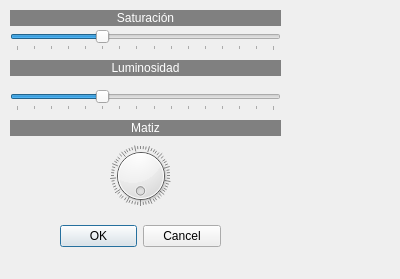
<?xml version="1.0" encoding="UTF-8"?>
<ui version="4.0">
 <class>dmat_sat_lum</class>
 <widget class="QDialog" name="dmat_sat_lum">
  <property name="geometry">
   <rect>
    <x>0</x>
    <y>0</y>
    <width>400</width>
    <height>279</height>
   </rect>
  </property>
  <property name="windowTitle">
   <string>Ajuste de matiz/saturación/luminosidad</string>
  </property>
  <widget class="QDialogButtonBox" name="buttonBox">
   <property name="geometry">
    <rect>
     <x>60</x>
     <y>220</y>
     <width>161</width>
     <height>32</height>
    </rect>
   </property>
   <property name="orientation">
    <enum>Qt::Horizontal</enum>
   </property>
   <property name="standardButtons">
    <set>QDialogButtonBox::Cancel|QDialogButtonBox::Ok</set>
   </property>
  </widget>
  <widget class="QLabel" name="label_2">
   <property name="geometry">
    <rect>
     <x>10</x>
     <y>60</y>
     <width>271</width>
     <height>16</height>
    </rect>
   </property>
   <property name="styleSheet">
    <string notr="true">background-color: rgb(128, 128, 128);
color: rgb(255, 255, 255);</string>
   </property>
   <property name="text">
    <string>Luminosidad</string>
   </property>
   <property name="alignment">
    <set>Qt::AlignCenter</set>
   </property>
  </widget>
  <widget class="QSlider" name="horizontalSlider">
   <property name="geometry">
    <rect>
     <x>10</x>
     <y>30</y>
     <width>271</width>
     <height>21</height>
    </rect>
   </property>
   <property name="minimum">
    <number>0</number>
   </property>
   <property name="maximum">
    <number>300</number>
   </property>
   <property name="value">
    <number>100</number>
   </property>
   <property name="orientation">
    <enum>Qt::Horizontal</enum>
   </property>
   <property name="tickPosition">
    <enum>QSlider::TicksBelow</enum>
   </property>
   <property name="tickInterval">
    <number>20</number>
   </property>
  </widget>
  <widget class="QLabel" name="label">
   <property name="geometry">
    <rect>
     <x>10</x>
     <y>10</y>
     <width>271</width>
     <height>16</height>
    </rect>
   </property>
   <property name="styleSheet">
    <string notr="true">background-color: rgb(128, 128, 128);
color: rgb(255, 255, 255);</string>
   </property>
   <property name="text">
    <string>Saturación</string>
   </property>
   <property name="alignment">
    <set>Qt::AlignCenter</set>
   </property>
  </widget>
  <widget class="QSlider" name="horizontalSlider_2">
   <property name="geometry">
    <rect>
     <x>10</x>
     <y>90</y>
     <width>271</width>
     <height>21</height>
    </rect>
   </property>
   <property name="minimum">
    <number>0</number>
   </property>
   <property name="maximum">
    <number>300</number>
   </property>
   <property name="value">
    <number>100</number>
   </property>
   <property name="orientation">
    <enum>Qt::Horizontal</enum>
   </property>
   <property name="tickPosition">
    <enum>QSlider::TicksBelow</enum>
   </property>
   <property name="tickInterval">
    <number>20</number>
   </property>
  </widget>
  <widget class="QLabel" name="label_3">
   <property name="geometry">
    <rect>
     <x>10</x>
     <y>120</y>
     <width>271</width>
     <height>16</height>
    </rect>
   </property>
   <property name="styleSheet">
    <string notr="true">background-color: rgb(128, 128, 128);
color: rgb(255, 255, 255);</string>
   </property>
   <property name="text">
    <string>Matiz</string>
   </property>
   <property name="alignment">
    <set>Qt::AlignCenter</set>
   </property>
  </widget>
  <widget class="QDial" name="dial">
   <property name="geometry">
    <rect>
     <x>110</x>
     <y>140</y>
     <width>61</width>
     <height>71</height>
    </rect>
   </property>
   <property name="maximum">
    <number>255</number>
   </property>
   <property name="wrapping">
    <bool>true</bool>
   </property>
   <property name="notchesVisible">
    <bool>true</bool>
   </property>
  </widget>
 </widget>
 <resources/>
 <connections>
  <connection>
   <sender>buttonBox</sender>
   <signal>accepted()</signal>
   <receiver>dmat_sat_lum</receiver>
   <slot>accept()</slot>
   <hints>
    <hint type="sourcelabel">
     <x>248</x>
     <y>254</y>
    </hint>
    <hint type="destinationlabel">
     <x>157</x>
     <y>274</y>
    </hint>
   </hints>
  </connection>
  <connection>
   <sender>buttonBox</sender>
   <signal>rejected()</signal>
   <receiver>dmat_sat_lum</receiver>
   <slot>reject()</slot>
   <hints>
    <hint type="sourcelabel">
     <x>316</x>
     <y>260</y>
    </hint>
    <hint type="destinationlabel">
     <x>286</x>
     <y>274</y>
    </hint>
   </hints>
  </connection>
 </connections>
</ui>
